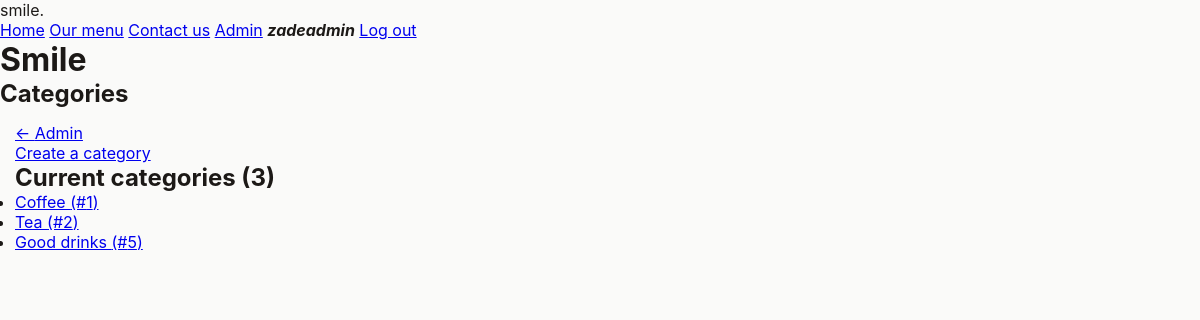
Screenshot of /admin/categories (signed in) with the database file from the repository.
### tables this page shows
CREATE TABLE "Categories" (
	"id"	INTEGER NOT NULL UNIQUE,
	"name"	TEXT NOT NULL,
	PRIMARY KEY("id" AUTOINCREMENT)
);

### server.py (the view)
@server.route("/admin/categories", methods=["GET"])
@admin_only
def handle_admin_categories():
    with get_db() as (connection, cursor):
        cursor.execute("SELECT id, name FROM Categories")
        categories = cursor.fetchall()
        return render_template("pages/admin/categories.jinja", user=g.user, categories=categories)

### server.py (called while the page is built)
def db_dict_factory(cursor, row):
    d = {}
    for idx, col in enumerate(cursor.description):
        d[col[0]] = row[idx]
    return d

@contextmanager
def get_db(*args, **kwds):
    db_connection = sqlite3.connect("smile.sqlite")
    db_connection.row_factory = db_dict_factory
    db_cursor = db_connection.cursor()
    try:
        yield (db_connection, db_cursor)
    finally:
        db_connection.close()

def get_user():
    if ("username" in session) and ("display_name" in session):
        username = session["username"]
        display_name = session["display_name"]
        admin = session["admin"]
        if username is None or display_name is None or admin is None:
            return False
        return {
            "username": username,
            "display_name": display_name,
            "admin": admin
        }
    return False

def admin_only(func):
    @wraps(func)
    def wrapper(*args, **kwargs):
        if not g.user:
            return redirect(f"/auth?m=You+are+not+logged+in")
        if (g.user["admin"] != True):
            return redirect("/?m=You+are+not+an+admin")
        return func(*args, **kwargs)
    return wrapper

@server.before_request
def load_user():
    user = get_user()
    g.user = user

### templates/pages/admin/categories.jinja
{% extends "base.jinja" %}
{% set title = "Admin - Categories" %}
{% block pageheading %}
    Categories
{% endblock pageheading %}
{% block main %}
    <div class="breadcrumbs">
        <a href="{{ url_for('handle_admin')}}" class="back-link">Admin</a>
    </div>
    <a href="{{ url_for('handle_admin_create_category')}}">Create a category</a>
    <section>
        <h2>Current categories ({{ categories|length }})</h2>
        <ul>
            {% for category in categories %}
                <li>
                    <a href="{{ url_for('handle_admin_category_info', category_id=category.id)}}">{{ category.name }} (#{{ category.id }})</a>
                </li>
            {% endfor %}
        </ul>
    </section>
{% endblock main %}

### static/smile.css (style rules this page uses)
* { box-sizing: border-box; font-family: "Inter", sans-serif; padding: 0; border: 0; margin: 0; }
:root { --accent: #fb923c; --background: #fafaf9; --background-2: #f5f5f4; --text: #1c1917; --text-2: #292524; --text-danger: red; }
html, body { background-color: var(--background); color: var(--text); }
a.back-link::before { content: "← "; }

### rows the page displays
Categories: name "Coffee", id "1"
Categories: name "Tea", id "2"
Categories: name "Good drinks", id "5"

### other values shown
{{ user["display_name"] }} "zadeadmin"
{{ categories|length }} "3"
